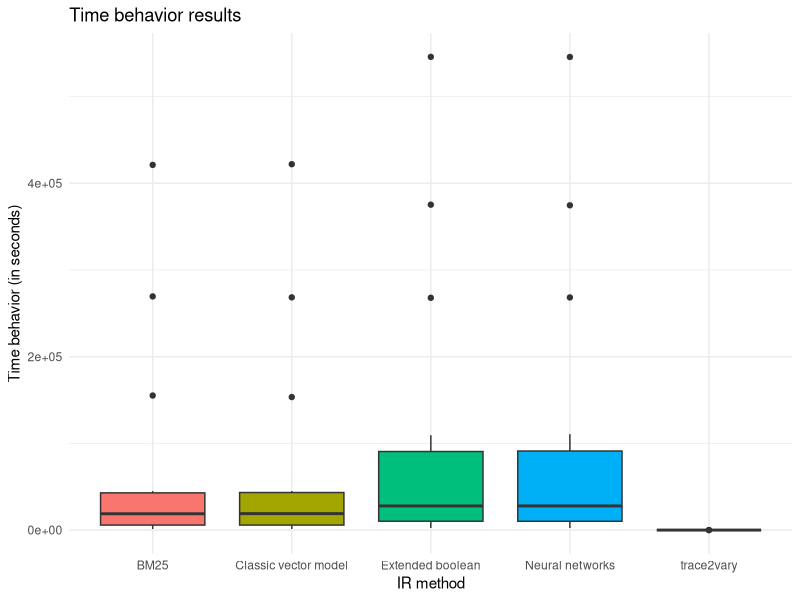

Write R code to recreate this figure.
#loading library
require("ggplot2")

# selecting the current directory
setwd("/Users/tassiovale/Dropbox/PhD Thesis/trace2vary/trace_recovery/results/")

# read csv file
data <- read.csv("results_output.csv")

chart <- ggplot(data=data, aes(x=method, y=performance, fill=method)) +
    geom_boxplot() +
    theme_minimal() +
    ggtitle("Time behavior results") +
    labs(x="IR method", y="Time behavior (in seconds)") +
    scale_fill_discrete(guide=FALSE)

ggsave("results_performanceavg_chart.eps")
